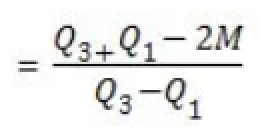
#> input picture Statistics & Probability/Skew/Detect Skew/images/bowley.png, 130 x 69 px, given in place of mode_pearson.png, which was not available (shown 2 times larger)
$ jupyter execute 'pearson'"'"'s coefficient.ipynb'   (text cells are left out)
#> lines starting #> are read from the running program, lines starting #| are printed output that depends on the picture; pictures that were not available may be replaced by others from this repository, and a replacement may not be noted
[cell 1]
from PIL import Image
from IPython.display import display

img = Image.open('images/mode_pearson.png')
#> img is the input picture: PIL image 130x69 RGBA; mean R, G, B, A 237.8, 238, 237.4, 255
new_image = img.resize((340, 90))
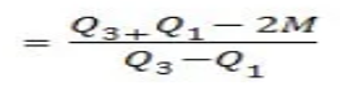
#> new_image: PIL image 340x90 RGBA; mean R, G, B, A 237.7, 237.9, 237.4, 255
display(new_image)

[cell 2]
from PIL import Image
from IPython.display import display

img = Image.open('images/median_pearson.png')
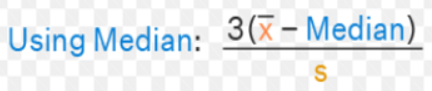
#> input picture Statistics & Probability/Skew/Detect Skew/images/median_pearson.png, 432 x 91 px
#> img is the input picture: PIL image 432x91 RGBA; mean R, G, B, A 230.7, 236.3, 240.2, 255
new_image = img.resize((340, 90))
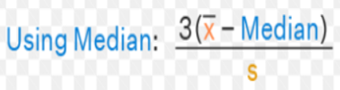
#> new_image: PIL image 340x90 RGBA; mean R, G, B, A 230.7, 236.3, 240.2, 255
display(new_image)
